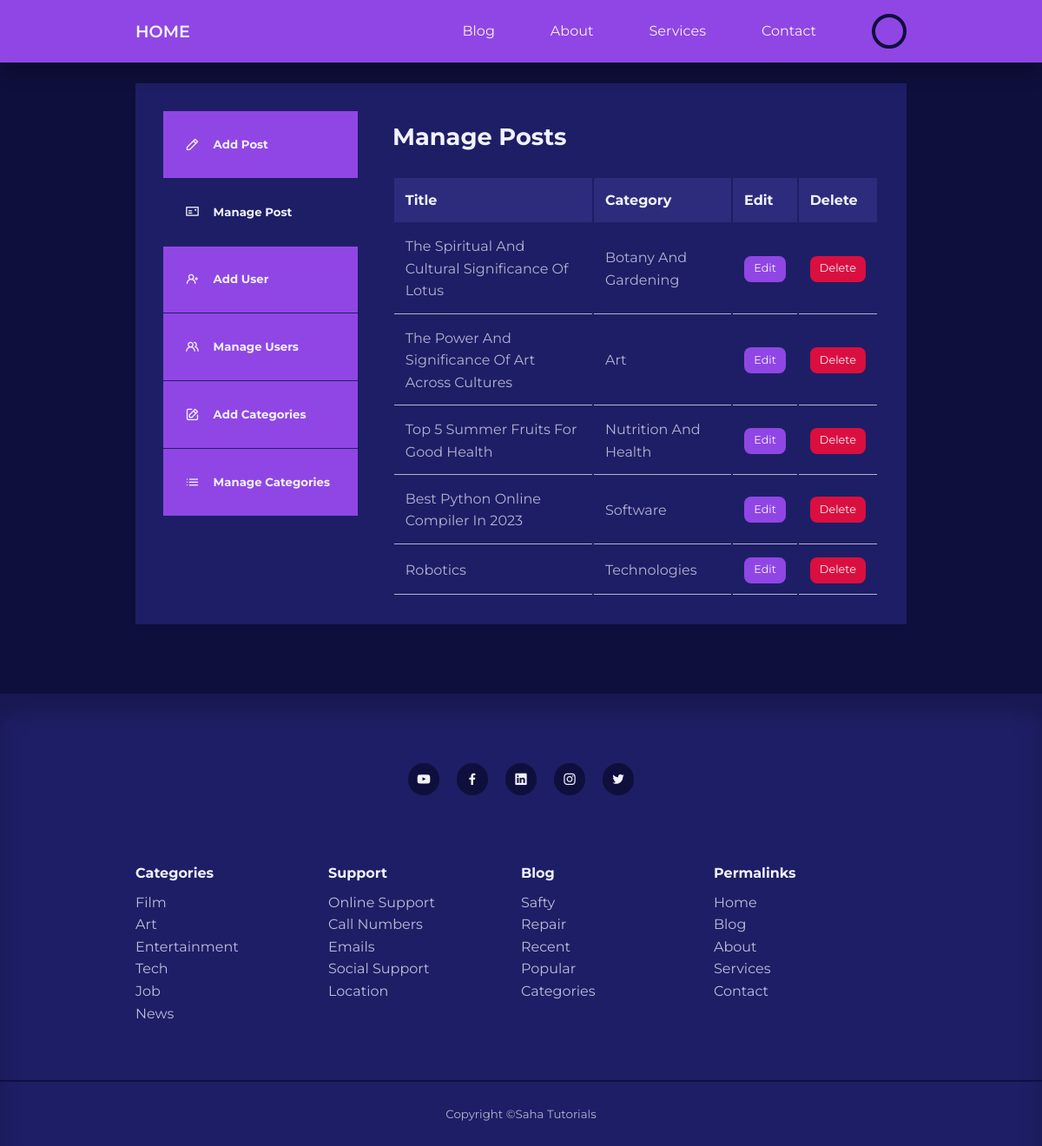
/admin/index.php (signed in), run on the app's committed database.
### tables this page shows
CREATE TABLE `posts` (
  `id` int(11) NOT NULL,
  `title` varchar(50) NOT NULL,
  `tbody` text NOT NULL,
  `thumbnil` varchar(255) NOT NULL,
  `date_time` timestamp NOT NULL DEFAULT current_timestamp(),
  `category_id` int(11) UNSIGNED DEFAULT NULL,
  `author_id` int(11) UNSIGNED NOT NULL,
  `is_featured` tinyint(1) NOT NULL
);

CREATE TABLE `category` (
  `cid` int(11) UNSIGNED NOT NULL,
  `ctitle` varchar(50) NOT NULL,
  `cdescription` text NOT NULL
);

### admin/index.php (the view, shortened to what this page needs)
<?php
    include 'partials/header.php';
    $current_user_id = $_SESSION['user-id'];
    $post_query = "SELECT id, title, category_id from posts join users on posts.author_id=users.uid where
    posts.author_id='$current_user_id' order by posts.id desc";
    $post_result = mysqli_query($conn, $post_query);
?>
    <section class="dashboard">
    <?php
        if(isset($_SESSION['user_is_admin'])){
    ?>
        <div class="container dashboard_container">
            <aside>
                <ul>
                    <li>
                        <a href="./add-post.php">
                            <i class="uil uil-pen"></i>
                            <h5>add post</h5>
                        </a>
                    </li>
                    <li>
                        <a href="./index.php" class="active">
                            <i class="uil uil-postcard"></i>
                            <h5>manage post</h5>
                        </a>
                    </li>
                    <li>
                        <a href="./add-user.php">
                            <i class="uil uil-user-plus"></i>
                            <h5>add user</h5>
                        </a>
                    </li>
                    <li>
                        <a href="./manage-user.php">
                            <i class="uil uil-users-alt"></i>
                            <h5>manage users</h5>
                        </a>
                    </li>
                    <li>
                        <a href="./add-category.php">
                            <i class="uil uil-edit"></i>
                            <h5>add categories</h5>
                        </a>
                    </li>
                    <li>
                        <a href="./manage-category.php">
                            <i class="uil uil-list-ul"></i>
                            <h5>manage categories</h5>
                        </a>
                    </li>
                </ul>
            </aside>
            <main>
                <h2>manage posts</h2>
                <?php if(mysqli_num_rows($post_result)>0) {?>
                <table>
                    <thead>
                        <tr>
                            <th>title</th>
                            <th>category</th>
                            <th>edit</th>
                            <th>delete</th>
                        </tr>
                    </thead>
                    <tbody>
                        <?php while($result = mysqli_fetch_assoc($post_result)) {?>
                            <?php
                                $category_id = $result['category_id'];
                                $category_query = "SELECT ctitle from category where cid='$category_id'";
                                $category_result = mysqli_query($conn, $category_query);
                                $category = mysqli_fetch_assoc($category_result);
                            ?>
                        <tr>
                            <td><?php echo $result['title']; ?></td>
                            <td><?php echo $category['ctitle']; ?></td>
                            <td><a href="<?= ROOT_URL ?>admin/edit-post.php?id=<?=$result['id'] ?>" class="btn sm">edit</a></td>
                            <td><a href="<?= ROOT_URL ?>admin/delete-post.php?id=<?=$result['id'] ?>" class="btn sm danger">delete</a></td>
                        </tr>
                        <?php } ?>
                    </tbody>
                </table>
                <?php } else {?>
                    <div class="alert_message error container" style="text-align: center;">
                        <?php echo "No posts available" ?>;
                    </div>
                <?php } ?>
            </main>
        </div>
        <?php } ?>
    </section>
<?php
    include './partials/footer.php';
?>

### CSS/style.css (style rules this page uses)
:root { --color-primary: #9046e4; --color-primary-light: hsl(242, 91%, 69%, 18%); --color-primary-variant: #5854c7; --color-red: #da0f3f; --color-red-light: hsl(346, 87%, 46%, 15%); --color-green: #00c476; --color-green-light: hsl(156, 100%, 38%, 15%); --color-gray-900: #1e1e66; --color-gray-700: #2d2b7c; --color-gray-300: rgba(242, 242, 254, 0.3); --color-gray-200: rgba(242, 242, 254, 0.7); --color-white: #f2f2fe; --color-bg: #0f0f3e; --transition: all 300ms ease; --container-width-lg: 74%; --container-width-md: 88%; --form-width: 50%; --card-border-radius-1: 0.3rem; --card-border-radius-2: 0.5rem; --card-border-radius-3: 0.8rem; --card-border-radius-4: 2rem; --card-border-radius-5: 5rem; }
* { margin: 0; padding: 0; outline: 0; border: 0; appearance: 0; list-style: none; text-decoration: none; text-transform: capitalize; font-family: 'Montserrat', sans-serif; box-sizing: border-box; }
body { line-height: 1.6; color: var(--color-gray-200); overflow-x: hidden; background: var(--color-bg); }
.container { width: var(--container-width-lg); max-width: 1800px; margin: 0 auto; }
section { margin-top: 3rem; width: 100vw; }
h1, h2, h3, h4, h5 { color: var(--color-white); line-height: 1.3; }
h2 { font-size: 1.7rem; margin: 1rem 0; }
a { color: var(--color-white); transition: var(--transition); }
.btn { display: inline-block; width: fit-content; padding: 0.6rem 1.2rem; background: var(--color-primary); border-radius: var(--card-border-radius-2); cursor: pointer; color: var(--color-white); }
.btn.sm { padding: 0.3rem 0.7rem; font-size: 0.8rem; }
.btn.danger { background: var(--color-red); }
.dashboard { margin-top: 6rem; }
.dashboard_container { display: grid; grid-template-columns: 14rem auto; gap: 1rem; background: var(--color-gray-900); padding: 2rem; margin-bottom: 5rem; }
.dashboard aside a { background: var(--color-primary); display: flex; gap: 1rem; align-items: center; padding: 1.6rem; }
.dashboard aside ul li:not(:last-child) a { border-bottom: 1px solid var(--color-gray-900); }
.dashboard aside a.active { background: var(--color-gray-900); }
.dashboard main { margin-left: 1.5rem; }
.dashboard main h2 { margin-bottom: 2rem; line-height: 1; }
.dashboard main table { width: 100%; text-align-last: left; }
.dashboard main table th { background: var(--color-gray-700); padding: 0.8rem; color: var(--color-white); }
.dashboard main table td { padding: 0.8rem; border-bottom: 1px solid var(--color-gray-200); }

### data on the page
posts: title "The Spiritual And Cultural Significance Of Lotus", category.ctitle "Botany And Gardening"
posts: title "The Power And Significance Of Art Across Cultures", category.ctitle "Art"
posts: title "Top 5 Summer Fruits For Good Health", category.ctitle "Nutrition And Health"
posts: title "Best Python Online Compiler In 2023", category.ctitle "Software"
posts: title "Robotics", category.ctitle "Technologies"
